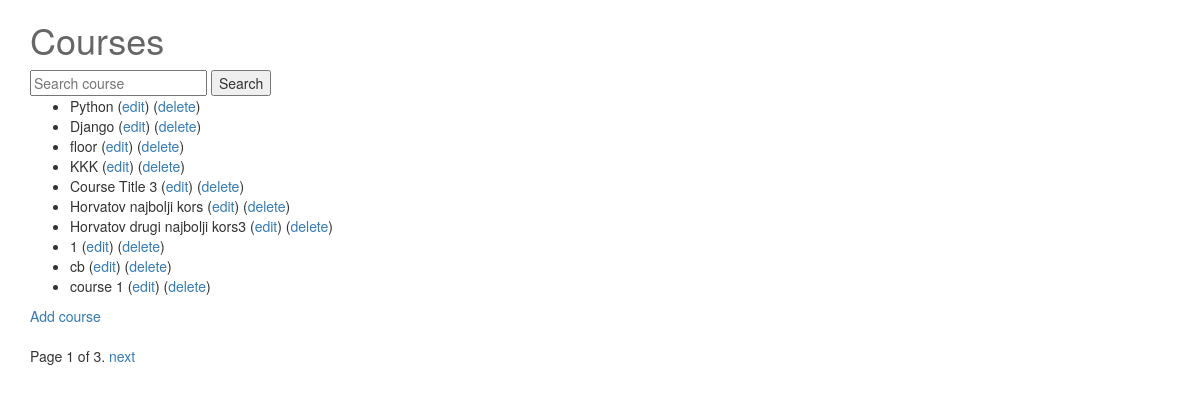
Screenshot of /course/ with the database file from the repository.
### course/models.py (models this page shows)
class Course(models.Model):
	user = models.ForeignKey(settings.AUTH_USER_MODEL, blank=True, null=True)
	title = models.CharField(max_length=255,)
	def __str__(self):
		return ' '.join([
			self.title
			])
	class Meta:
		permissions = (
			('can_view', 'Can View'),
			('can_modify', 'Can Modify'),
			('can_create', 'Can Create'),
			('can_delete', 'Can Delete'),
			('can_list', 'Can See List'),
			)

### course/views.py (the view)
class ListCourseView(ListView):
	model = Course
	template_name = 'course/course_list.html'
	fields = '__all__'
	def get_queryset(self):
		queryset_list = Course.objects.all()
		query = self.request.GET.get("query")
		if query:
			queryset_list = queryset_list.filter(name__icontains=query)
		paginator = Paginator(queryset_list, 10) # Show 10
		page = self.request.GET.get('page')
		try:
			queryset = paginator.page(page)
		except PageNotAnInteger:
			queryset = paginator.page(1)
		except EmptyPage:
			queryset = paginator.page(paginator.num_pages)
		return queryset
	def get_context_data(self, **kwargs):
		context = super(ListCourseView, self).get_context_data(**kwargs)
		return context
	def get_success_url(self):
		return reverse('courses-list')

### templates/course/course_list.html (shortened to what this page needs)
{% extends "base.html" %}
{% block content %}
<h1>Courses</h1>
<form method='GET' action=''>
	<input type='text' name='query' placeholder='Search course' value='{{ request.GET.query }}'/>
	<input type='submit' value='Search'/>
</form>
<ul>
  {% for course in object_list %}
    <li class="course">{{ course }}
    	(<a href="{% url "courses-edit" pk=course.id %}">edit</a>)
    	(<a href="{% url "courses-delete" pk=course.id %}">delete</a>)
    </li>
  {% endfor %}
</ul>
<a href="{% url "courses-new" %}">Add course</a>
<br>
<div class="pagination">
    <span class="step-links">
        <span class="current">
            Page {{ object_list.number }} of {{ object_list.paginator.num_pages }}.
        </span>
        {% if object_list.has_next %}
            <a href="?page={{ object_list.next_page_number }}">next</a>
        {% endif %}
    </span>
</div>
{% endblock %}

### static/css/base.css (style rules this page uses)
h1 { color: #666666; }

### rows the page displays
Course: title "Python"
Course: title "Django"
Course: title "floor"
Course: title "KKK"
Course: title "Course Title 3"
Course: title "Horvatov najbolji kors"
Course: title "Horvatov drugi najbolji kors3"
Course: title "1"
Course: title "cb"
Course: title "course 1"

### other values shown
{{ object_list.number }} "1"
{{ object_list.paginator.num_pages }} "3"
